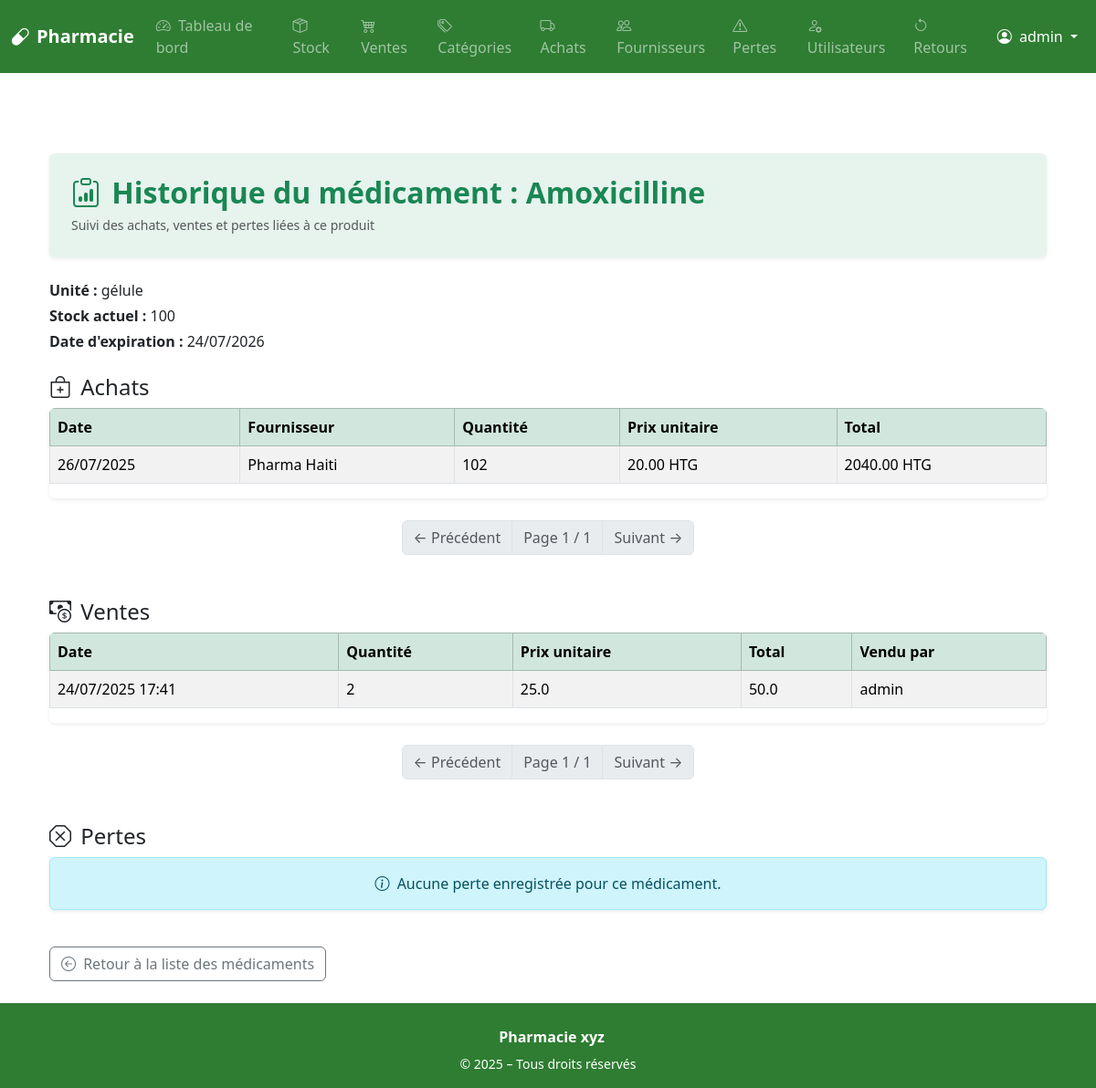
Page /drugs/drug/1/history (signed in) on the earlier database version.
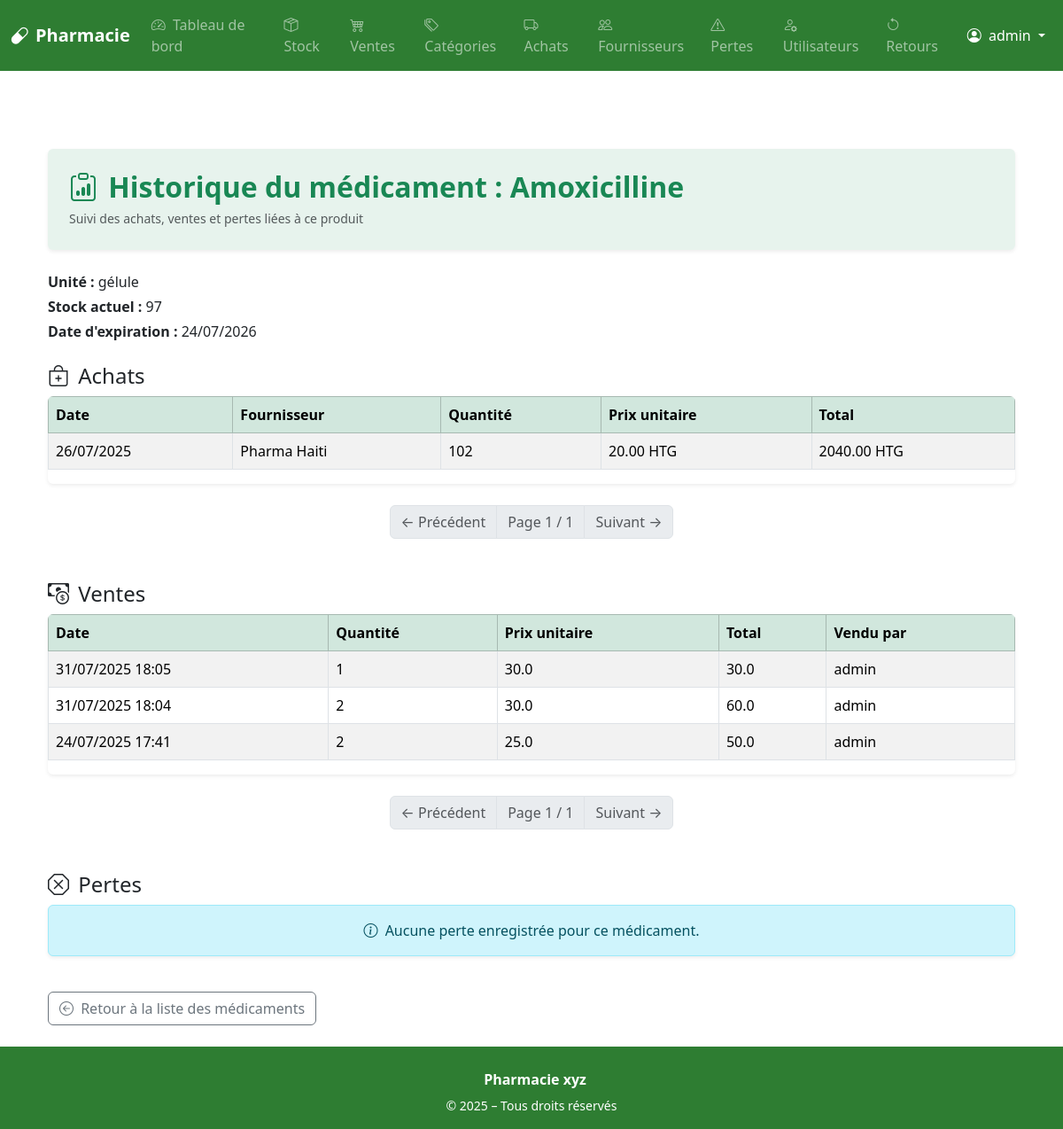
Same page on the later database version.
### app/models.py (models this page shows, shortened)
class User(UserMixin, db.Model):
    id = db.Column(db.Integer, primary_key=True)
    username = db.Column(db.String(80), unique=True, nullable=False)
    password = db.Column(db.String(200), nullable=False)
    role = db.Column(db.String(20), nullable=False)  # admin, pharmacien, vendeur...
    is_active = db.Column(db.Boolean, default=True)
    sales = db.relationship('Sale', back_populates='user')

class Drug(db.Model):
    id = db.Column(db.Integer, primary_key=True)
    name = db.Column(db.String(100), nullable=False)
    unit = db.Column(db.String(30))  # comprimé, flacon, etc.
    price = db.Column(db.Float, nullable=False)
    expiration_date = db.Column(db.Date, nullable=False)
    commentaire = db.Column(db.Text, nullable=True)
    category_id = db.Column(db.Integer, db.ForeignKey('category.id'), nullable=True)
    category = db.relationship('Category', back_populates='drugs')
    sales = db.relationship('SaleItem', back_populates='drug')
    losses = db.relationship('LossRecord', back_populates='drug')
    purchase_items = db.relationship('PurchaseItem', back_populates='drug')
    def current_stock(self):
        purchased = sum(item.quantity for item in self.purchase_items)
        sold = sum(s.quantity for s in self.sales)
        lost = sum(l.quantity for l in self.losses)
        returned = sum(r.quantity for s in self.sales for r in s.returns)
        return purchased - sold - lost + returned

class PurchaseItem(db.Model):
    id = db.Column(db.Integer, primary_key=True)
    purchase_id = db.Column(db.Integer, db.ForeignKey('purchase.id'), nullable=False)
    drug_id = db.Column(db.Integer, db.ForeignKey('drug.id'), nullable=False)
    quantity = db.Column(db.Integer, nullable=False)
    unit_price = db.Column(db.Float, nullable=False)
    purchase = db.relationship('Purchase', back_populates='items')
    drug = db.relationship('Drug', back_populates='purchase_items')
    @property
    def total_price(self):
        return self.quantity * self.unit_price

class SaleItem(db.Model):
    id = db.Column(db.Integer, primary_key=True)
    sale_id = db.Column(db.Integer, db.ForeignKey('sale.id'), nullable=False)
    drug_id = db.Column(db.Integer, db.ForeignKey('drug.id'), nullable=False)
    quantity = db.Column(db.Integer, nullable=False)
    unit_price = db.Column(db.Float, nullable=False)
    sale = db.relationship('Sale', back_populates='items')
    drug = db.relationship('Drug')
    @property
    def total_price(self):
        return self.quantity * self.unit_price

class Purchase(db.Model):
    id = db.Column(db.Integer, primary_key=True)
    supplier_id = db.Column(db.Integer, db.ForeignKey('supplier.id'), nullable=False)
    purchase_date = db.Column(db.DateTime, default=datetime.utcnow)
    commentaire = db.Column(db.Text, nullable=True)
    supplier = db.relationship('Supplier', back_populates='purchases')
    items = db.relationship('PurchaseItem', back_populates='purchase', cascade='all, delete-orphan')

class Supplier(db.Model):
    id = db.Column(db.Integer, primary_key=True)
    name = db.Column(db.String(100), nullable=False)
    contact = db.Column(db.String(15))
    address = db.Column(db.Text)
    purchases = db.relationship('Purchase', back_populates='supplier')

class Sale(db.Model):
    id = db.Column(db.Integer, primary_key=True)
    user_id = db.Column(db.Integer, db.ForeignKey('user.id'))
    date = db.Column(db.DateTime, default=datetime.utcnow)
    user = db.relationship('User', back_populates='sales')
    items = db.relationship('SaleItem', back_populates='sale', cascade='all, delete-orphan')

### app/routes/drug.py (the view)
@bp.route('/drug/<int:drug_id>/history')
@login_required
@staff_required
def drug_history(drug_id):
    drug = Drug.query.options(
        joinedload(Drug.purchase_items).joinedload(PurchaseItem.purchase),
        joinedload(Drug.sales).joinedload(SaleItem.sale),
        joinedload(Drug.losses)
    ).get_or_404(drug_id)
    page_purchases = request.args.get('page_purchases', 1, type=int)
    page_sales = request.args.get('page_sales', 1, type=int)
    page_losses = request.args.get('page_losses', 1, type=int)
    per_page = 5  # nombre d’éléments par page
    all_purchases = sorted(
        drug.purchase_items,
        key=lambda x: x.purchase.purchase_date,
        reverse=True
    )
    total_purchases = len(all_purchases)
    purchases = all_purchases[(page_purchases - 1) * per_page: page_purchases * per_page]
    all_sales = sorted(
        drug.sales,
        key=lambda x: x.sale.date if x.sale else datetime.min,
        reverse=True
    )
    total_sales = len(all_sales)
    sales = all_sales[(page_sales - 1) * per_page: page_sales * per_page]
    all_losses = sorted(
        drug.losses,
        key=lambda x: x.date,
        reverse=True
    )
    total_losses = len(all_losses)
    losses = all_losses[(page_losses - 1) * per_page: page_losses * per_page]
    def pagination_dict(current_page, total_items):
        total_pages = ceil(total_items / per_page)
        return {
            'page': current_page,
            'pages': total_pages,
            'total': total_items,
            'has_prev': current_page > 1,
            'has_next': current_page < total_pages,
            'prev_num': current_page - 1,
            'next_num': current_page + 1,
        }
    return render_template(
        'drugs/history.html',
        drug=drug,
        purchases=purchases,
        sales=sales,
        losses=losses,
        pagination_purchases=pagination_dict(page_purchases, total_purchases),
        pagination_sales=pagination_dict(page_sales, total_sales),
        pagination_losses=pagination_dict(page_losses, total_losses)
    )

### app/templates/drugs/history.html (shortened to what this page needs)
{% extends 'base.html' %}
{% block content %}
<div class="container mt-5">
  <div class="bg-success bg-opacity-10 p-4 rounded shadow-sm mb-4">
    <h2 class="text-success fw-bold mb-1">
      <i class="bi bi-clipboard-data me-1"></i> Historique du médicament : {{ drug.name }}
    </h2>
    <small class="text-muted">
      Suivi des achats, ventes et pertes liées à ce produit
    </small>
  </div>
  <div class="mb-4">
    <p class="mb-1"><strong>Unité :</strong> {{ drug.unit }}</p>
    <p class="mb-1"><strong>Stock actuel :</strong> {{ drug.current_stock() }}</p>
    <p class="mb-1"><strong>Date d'expiration :</strong> {{ drug.expiration_date.strftime('%d/%m/%Y') }}</p>
  </div>
  <h4 class="mt-4"><i class="bi bi-bag-plus me-1"></i> Achats</h4>
  {% if purchases %}
    <div class="table-responsive shadow-sm rounded">
      <table class="table table-striped table-bordered align-middle">
        <thead class="table-success">
          <tr>
            <th>Date</th>
            <th>Fournisseur</th>
            <th>Quantité</th>
            <th>Prix unitaire</th>
            <th>Total</th>
          </tr>
        </thead>
        <tbody>
          {% for item in purchases %}
          <tr>
            <td>{{ item.purchase.purchase_date.strftime('%d/%m/%Y') }}</td>
            <td>{{ item.purchase.supplier.name }}</td>
            <td>{{ item.quantity }}</td>
            <td>{{ "%.2f"|format(item.unit_price) }} HTG</td>
            <td>{{ "%.2f"|format(item.total_price) }} HTG</td>
          </tr>
          {% endfor %}
        </tbody>
      </table>
    </div>
<nav class="mt-4" id="purchases-pagination">
  <ul class="pagination justify-content-center">
    {% if pagination_purchases.page > 1 %}
    <li class="page-item">
      <a class="page-link text-success"
        href="{{ url_for('drug.drug_history', drug_id=drug.id, page_purchases=pagination_purchases.page - 1) }}#purchases-section">
    Précédent
</a>
         ← Précédent
      </a>
    </li>
    {% else %}
    <li class="page-item disabled">
      <span class="page-link">← Précédent</span>
    </li>
    {% endif %}
    <li class="page-item disabled">
      <span class="page-link">Page {{ pagination_purchases.page }} / {{ pagination_purchases.pages }}</span>
    </li>
    {% if pagination_purchases.page < pagination_purchases.pages %}
    <li class="page-item">
      <a class="page-link text-success"
        href="{{ url_for('drug.drug_history', drug_id=drug.id, page_purchases=pagination_purchases.page + 1) }}#purchases-section">
         Suivant →
      </a>
    </li>
    {% else %}
    <li class="page-item disabled">
      <span class="page-link">Suivant →</span>
    </li>
    {% endif %}
  </ul>
</nav>
  {% else %}
    <div class="alert alert-info text-center shadow-sm mt-2">
      <i class="bi bi-info-circle me-1"></i> Aucun achat enregistré pour ce médicament.
    </div>
  {% endif %}
  <h4 class="mt-5"><i class="bi bi-cash-coin me-1"></i> Ventes</h4>
  {% if sales %}
    <div class="table-responsive shadow-sm rounded">
      <table class="table table-striped table-bordered align-middle">
        <thead class="table-success">
          <tr>
            <th>Date</th>
            <th>Quantité</th>
            <th>Prix unitaire</th>
            <th>Total</th>
            <th>Vendu par</th>
          </tr>
        </thead>
        <tbody>
          {% for sale in sales %}
          <tr>
            <td>{{ sale.sale.date.strftime('%d/%m/%Y %H:%M') }}</td>
            <td>{{ sale.quantity }}</td>
            <td>{{ sale.unit_price }}</td>
            <td>{{ sale.total_price }}</td>
            <td>{{ sale.sale.user.username }}</td>
          </tr>
          {% endfor %}
        </tbody>
      </table>
    </div>
<nav class="mt-4" id="sales-pagination">
  <ul class="pagination justify-content-center">
    {% if pagination_sales.page > 1 %}
    <li class="page-item">
      <a class="page-link text-success"
        href="{{ url_for('drug.drug_history', drug_id=drug.id, page_sales=pagination_sales.page - 1) }}#sales-section">
         ← Précédent
      </a>
    </li>
    {% else %}
    <li class="page-item disabled">
      <span class="page-link">← Précédent</span>
    </li>
    {% endif %}
    <li class="page-item disabled">
      <span class="page-link">Page {{ pagination_sales.page }} / {{ pagination_sales.pages }}</span>
    </li>
    {% if pagination_sales.page < pagination_sales.pages %}
    <li class="page-item">
      <a class="page-link text-success"
        href="{{ url_for('drug.drug_history', drug_id=drug.id, page_sales=pagination_sales.page + 1) }}#sales-section">
         Suivant →
      </a>
    </li>
    {% else %}
    <li class="page-item disabled">
      <span class="page-link">Suivant →</span>
    </li>
    {% endif %}
  </ul>
</nav>
  {% else %}
    <div class="alert alert-info text-center shadow-sm mt-2">
      <i class="bi bi-info-circle me-1"></i> Aucune vente enregistrée pour ce médicament.
    </div>
  {% endif %}
  <h4 class="mt-5"><i class="bi bi-x-octagon me-1"></i> Pertes</h4>
  {% if losses %}
    <div class="table-responsive shadow-sm rounded">
      <table class="table table-striped table-bordered align-middle">
        <thead class="table-success">
          <tr>
            <th>Date</th>
            <th>Quantité</th>
            <th>Raison</th>
            <th>Commentaire</th>
          </tr>
        </thead>
        <tbody>
          {% for loss in losses %}
          <tr>
            <td>{{ loss.date.strftime('%d/%m/%Y %H:%M') }}</td>
            <td>{{ loss.quantity }}</td>
            <td>{{ loss.reason }}</td>
            <td>{{ loss.comment or "—" }}</td>
          </tr>
          {% endfor %}
        </tbody>
      </table>
    </div>
<nav class="mt-4" id="losses-section">
  <ul class="pagination justify-content-center">
    {% if pagination_losses.page > 1 %}
      <li class="page-item">
        <a class="page-link" href="{{ url_for('drug.drug_history', drug_id=drug.id, page_losses=pagination_losses.page - 1) }}#losses-section">← Précédent</a>
      </li>
    {% else %}
      <li class="page-item disabled"><span class="page-link">← Précédent</span></li>
    {% endif %}
    <li class="page-item disabled">
      <span class="page-link">Page {{ pagination_losses.page }} / {{ pagination_losses.pages }}</span>
    </li>
    {% if pagination_losses.page < pagination_losses.pages %}
      <li class="page-item">
        <a class="page-link" href="{{ url_for('drug.drug_history', drug_id=drug.id, page_losses=pagination_losses.page + 1) }}#losses-section">Suivant →</a>
      </li>
    {% else %}
      <li class="page-item disabled"><span class="page-link">Suivant →</span></li>
    {% endif %}
  </ul>
</nav>
  {% else %}
    <div class="alert alert-info text-center shadow-sm mt-2">
      <i class="bi bi-info-circle me-1"></i> Aucune perte enregistrée pour ce médicament.
    </div>
  {% endif %}
  <a href="{{ url_for('drug.list_drugs') }}" class="btn btn-outline-secondary mt-4">
    <i class="bi bi-arrow-left-circle me-1"></i> Retour à la liste des médicaments
  </a>
</div>
{% endblock %}

### app/templates/base.html (shortened to what this page needs)
<!DOCTYPE html>
<html lang="fr">
<head>
    <link href="https://cdn.jsdelivr.net/npm/bootstrap@5.3.3/dist/css/bootstrap.min.css" rel="stylesheet" />
    <link href="https://cdn.jsdelivr.net/npm/bootstrap-icons@1.11.1/font/bootstrap-icons.css" rel="stylesheet">
</head>
<body>
<nav class="navbar navbar-expand-lg navbar-dark" style="background-color: #2e7d32;">
  <div class="container-fluid">
    <a class="navbar-brand fw-bold" href="{{ url_for('dashboard.dashboard') }}">
      <i class="bi bi-capsule me-2"></i>Pharmacie
    </a>
    <div class="collapse navbar-collapse" id="navMenu">
      {% if current_user.is_authenticated %}
      <ul class="navbar-nav me-auto mb-2 mb-lg-0">
        <li class="nav-item">
          <a class="nav-link {% if request.endpoint == 'dashboard.dashboard' %}active{% endif %}" href="{{ url_for('dashboard.dashboard') }}">
            <i class="bi bi-speedometer2 me-1"></i> Tableau de bord
          </a>
        </li>
        <li class="nav-item">
          <a class="nav-link {% if request.endpoint == 'drug.list_drugs' %}active{% endif %}" href="{{ url_for('drug.list_drugs') }}">
            <i class="bi bi-box-seam me-1"></i> Stock
          </a>
        </li>
        <li class="nav-item">
          <a class="nav-link {% if request.endpoint == 'sale.list_sales' %}active{% endif %}" href="{{ url_for('sale.list_sales') }}">
            <i class="bi bi-cart4 me-1"></i> Ventes
          </a>
        </li>
        {% if current_user.role in ['admin', 'pharmacien'] %}
        <li class="nav-item">
          <a class="nav-link {% if request.endpoint == 'category.list_categories' %}active{% endif %}" href="{{ url_for('category.list_categories') }}">
            <i class="bi bi-tags me-1"></i> Catégories
          </a>
        </li>
        <li class="nav-item">
          <a class="nav-link {% if request.endpoint == 'purchase.list_purchases' %}active{% endif %}" href="{{ url_for('purchase.list_purchases') }}">
            <i class="bi bi-truck me-1"></i> Achats
          </a>
        </li>
        <li class="nav-item">
          <a class="nav-link {% if request.endpoint == 'supplier.list_suppliers' %}active{% endif %}" href="{{ url_for('supplier.list_suppliers') }}">
            <i class="bi bi-people me-1"></i> Fournisseurs
          </a>
        </li>
        <li class="nav-item">
          <a class="nav-link {% if request.endpoint == 'drug.list_losses' %}active{% endif %}" href="{{ url_for('drug.list_losses') }}">
            <i class="bi bi-exclamation-triangle me-1"></i> Pertes
          </a>
        </li>
        {% endif %}
        {% if current_user.role == 'admin' %}
        <li class="nav-item">
          <a class="nav-link {% if request.endpoint == 'admin.list_users' %}active{% endif %}" href="{{ url_for('admin.list_users') }}">
            <i class="bi bi-person-gear me-1"></i> Utilisateurs
          </a>
        </li>
        <li class="nav-item">
          <a class="nav-link {% if request.endpoint == 'sale.list_returns' %}active{% endif %}" href="{{ url_for('sale.list_returns') }}">
            <i class="bi bi-arrow-counterclockwise me-1"></i> Retours
          </a>
        </li>
        {% endif %}
      </ul>
      <ul class="navbar-nav ms-auto align-items-center">
        <li class="nav-item dropdown">
          <a class="nav-link dropdown-toggle text-white" href="#" id="userDropdown" role="button" data-bs-toggle="dropdown" aria-expanded="false">
            <i class="bi bi-person-circle me-1"></i> {{ current_user.username }}
          </a>
        </li>
      </ul>
      {% endif %}
    </div>
  </div>
</nav>
<main class="flex-grow-1 py-4">
    <div class="container mt-4">
        {% block content %}{% endblock %}
    </div>
</main>
  {% include 'footer.html' %}
</body>
</html>

Differences in the rows shown:
computed for PurchaseItem "Pharma Haiti": current_stock "100" → "97"
added SaleItem: sale "31/07/2025 18:05", quantity "1", unit_price "30.0", total_price "30.0", sale.user.username "admin"
added SaleItem: sale "31/07/2025 18:04", quantity "2", unit_price "30.0", total_price "60.0", sale.user.username "admin"
